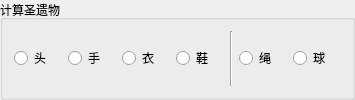
         <widget class="QGroupBox" name="groupBox_targetRelic">
          <property name="title">
           <string>计算圣遗物</string>
          </property>
          <layout class="QHBoxLayout" name="horizontalLayout">
           <item>
            <widget class="QRadioButton" name="radioButton_head">
             <property name="minimumSize">
              <size>
               <width>48</width>
               <height>24</height>
              </size>
             </property>
             <property name="maximumSize">
              <size>
               <width>48</width>
               <height>24</height>
              </size>
             </property>
             <property name="text">
              <string>头</string>
             </property>
            </widget>
           </item>
           <item>
            <widget class="QRadioButton" name="radioButton_hand">
             <property name="minimumSize">
              <size>
               <width>48</width>
               <height>24</height>
              </size>
             </property>
             <property name="maximumSize">
              <size>
               <width>48</width>
               <height>24</height>
              </size>
             </property>
             <property name="text">
              <string>手</string>
             </property>
            </widget>
           </item>
           <item>
            <widget class="QRadioButton" name="radioButton_clothes">
             <property name="minimumSize">
              <size>
               <width>48</width>
               <height>24</height>
              </size>
             </property>
             <property name="maximumSize">
              <size>
               <width>48</width>
               <height>24</height>
              </size>
             </property>
             <property name="text">
              <string>衣</string>
             </property>
            </widget>
           </item>
           <item>
            <widget class="QRadioButton" name="radioButton_shoes">
             <property name="minimumSize">
              <size>
               <width>48</width>
               <height>24</height>
              </size>
             </property>
             <property name="maximumSize">
              <size>
               <width>48</width>
               <height>24</height>
              </size>
             </property>
             <property name="text">
              <string>鞋</string>
             </property>
            </widget>
           </item>
           <item>
            <widget class="Line" name="line">
             <property name="orientation">
              <enum>Qt::Vertical</enum>
             </property>
            </widget>
           </item>
           <item>
            <widget class="QRadioButton" name="radioButton_cord">
             <property name="minimumSize">
              <size>
               <width>48</width>
               <height>24</height>
              </size>
             </property>
             <property name="maximumSize">
              <size>
               <width>48</width>
               <height>24</height>
              </size>
             </property>
             <property name="text">
              <string>绳</string>
             </property>
            </widget>
           </item>
           <item>
            <widget class="QRadioButton" name="radioButton_ball">
             <property name="minimumSize">
              <size>
               <width>48</width>
               <height>24</height>
              </size>
             </property>
             <property name="maximumSize">
              <size>
               <width>48</width>
               <height>24</height>
              </size>
             </property>
             <property name="text">
              <string>球</string>
             </property>
            </widget>
           </item>
          </layout>
         </widget>
